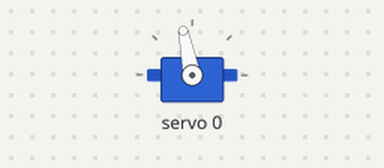
Bench run of a sketch on a simulated Arduino Uno, built with avr-gcc and run on an emulated ATmega328P. Shown: servo. What the sketch prints to the serial monitor is not drawn.

Above: at 0.05 s.
At 3.0 s:
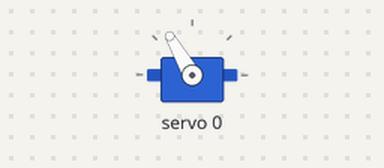
At 6.0 s:
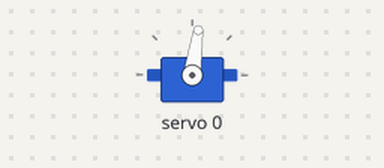
Timing chart, 0 to 7.8 s (numbered marks = the images above):
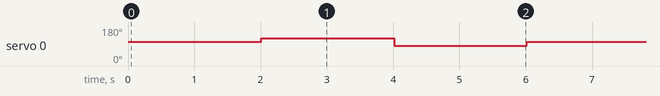

The sketch:

FirstServoTest.ino
```cpp
/***************************************************
Servo Test file plus some motor commands
 ****************************************************/

#include <Wire.h>
#include <Adafruit_PWMServoDriver.h>
#include "CytronMotorDriver.h"


// called this way, it uses the default address 0x40
Adafruit_PWMServoDriver pwm = Adafruit_PWMServoDriver();

#define SERVOMIN  120 // This is the 'minimum' pulse length count (out of 4096)
#define SERVOMAX  490 // This is the 'maximum' pulse length count (out of 4096)
#define USMIN  600 // This is the rounded 'minimum' microsecond length based on the minimum pulse of 150
#define USMAX  2400 // This is the rounded 'maximum' microsecond length based on the maximum pulse of 600
#define SERVO_FREQ 50 // Analog servos run at ~50 Hz updates

CytronMD motor(PWM_DIR, 3, 8);

// our servo # counter
uint8_t servonum = 0;

void setup() {
  Serial.begin(9600);
  Serial.println("Servo test!");

  pwm.begin();
  /*
   * In theory the internal oscillator (clock) is 25MHz but it really isn't
   * that precise. You can 'calibrate' this by tweaking this number until
   * you get the PWM update frequency you're expecting!
   * The int.osc. for the PCA9685 chip is a range between about 23-27MHz and
   * is used for calculating things like writeMicroseconds()
   * Analog servos run at ~50 Hz updates, It is importaint to use an
   * oscilloscope in setting the int.osc frequency for the I2C PCA9685 chip.
   * 1) Attach the oscilloscope to one of the PWM signal pins and ground on
   *    the I2C PCA9685 chip you are setting the value for.
   * 2) Adjust setOscillatorFrequency() until the PWM update frequency is the
   *    expected value (50Hz for most ESCs)
   * Setting the value here is specific to each individual I2C PCA9685 chip and
   * affects the calculations for the PWM update frequency.
   * Failure to correctly set the int.osc value will cause unexpected PWM results
   */
  pwm.setOscillatorFrequency(27000000);
  pwm.setPWMFreq(SERVO_FREQ);  // Analog servos run at ~50 Hz updates

  delay(10);

  pwm.setPWM(servonum, 0, 0);


}

// You can use this function if you'd like to set the pulse length in seconds
// e.g. setServoPulse(0, 0.001) is a ~1 millisecond pulse width. It's not precise!
void setServoPulse(uint8_t n, double pulse) {
  double pulselength;

  pulselength = 1000000;   // 1,000,000 us per second
  pulselength /= SERVO_FREQ;   // Analog servos run at ~60 Hz updates
  Serial.print(pulselength); Serial.println(" us per period");
  pulselength /= 4096;  // 12 bits of resolution
  Serial.print(pulselength); Serial.println(" us per bit");
  pulse *= 1000000;  // convert input seconds to us
  pulse /= pulselength;
  Serial.println(pulse);
  pwm.setPWM(n, 0, pulse);
}

void loop() {
  // motor.setSpeed(50);  // Run forward at 50% speed.
  // delay(2000);

  // motor.setSpeed(128);  // Run forward at 50% speed.
  // delay(1000);

  // motor.setSpeed(255);  // Run forward at full speed.
  // delay(1000);

  // motor.setSpeed(0);    // Stop.
  // delay(1000);

  // motor.setSpeed(-128);  // Run backward at 50% speed.
  // delay(1000);

  // motor.setSpeed(-255);  // Run backward at full speed.
  // delay(1000);

  // motor.setSpeed(0);    // Stop.
  // delay(1000);


  // Drive each servo one at a time using setPWM()
  // for (uint16_t pulselen = SERVOMIN; pulselen < SERVOMAX; pulselen++) {
  //   pwm.setPWM(servonum, 0, pulselen);
  // }

  // delay(1000);
  // for (uint16_t pulselen = SERVOMAX; pulselen > SERVOMIN; pulselen--) {
  //   pwm.setPWM(servonum, 0, pulselen);
  // }


  // delay(500);

  // pwm.setPWM(servonum, 0, SERVOMIN);

  // delay(2000);

  // pwm.setPWM(servonum, 0, SERVOMAX);

  // delay(2000);

  pwm.setPWM(servonum, 0, 325); // middle point for driving (straight)

  delay(2000);

  pwm.setPWM(servonum, 0, 365); // right turn max

  delay(2000);

  pwm.setPWM(servonum, 0, 285); // left turn max

  delay(2000);

  // delay(2000);


}
```

Measured:
- by itself, servo 0: repeats every 6.0 s: 82° 2.0 s, 101° 2.0 s, 120° 2.0 s
